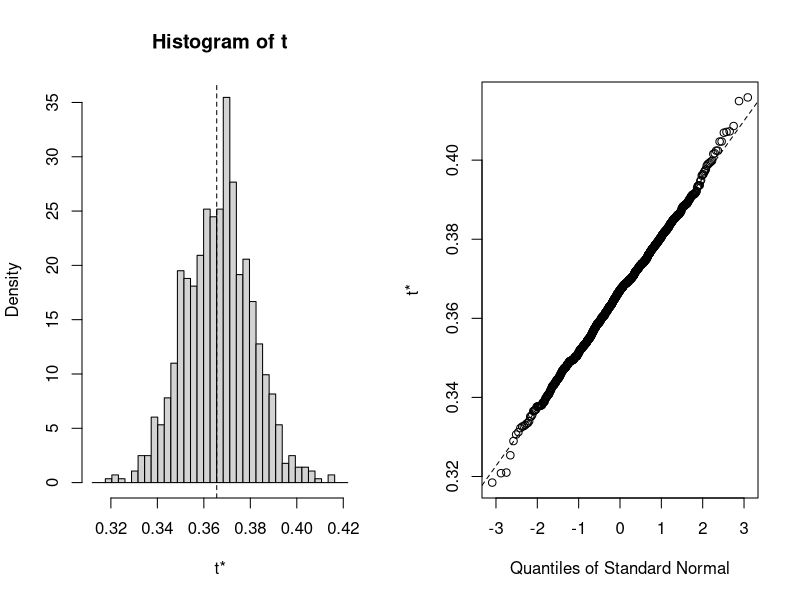

Recreate this plot in R. (Note: a time limit stopped this script after it produced the figure.)
#pca
setwd("~/shots")
library(tidyverse)

shots <- read.csv(file = "shots.csv", header = TRUE, stringsAsFactors = F, fill = T)
# shots$r <- sqrt(shots$shot_x^2 + shots$shot_y^2)
# 
# #22 feet to corner, 23.75 feet on arc
# ll <- sqrt(23.75^2 - 22^2)
# shots$is.three <- ((shots$shot_y < ll) & (shots$shot_x > 22)) | (shots$r >= 23.75)
# 
# threepointpct <- mean(shots$made[shots$is.three == T])
# threepointpct
# twopointfgpct <- mean(shots$made[shots$is.three == F])
# twopointfgpct


shots$made <- as.factor(shots$made)



set.seed(101)
split <- sample(nrow(shots), 7000)
# 
train <- shots[split,]
test <- shots[-split,]
library(boot)  

logit.bootstrap <- function(data, indices) {
  
  d <- data[indices, ]
  fit <- glm(made ~ . , data = d, family = 'binomial')
  please <- predict(fit, newdata = test, type = 'response', interval = "confidence")
  return(please)
}

set.seed(12345) 
logit.boot <- boot(data=train,  statistic = logit.bootstrap, R=1000) # 10'000 samples


plot(logit.boot)
ted <- boot.ci(logit.boot, conf = .95, type = "bca")



p <- data.frame(made  = c(0))
j <- 0
for(i in logit.boot$t0){
  j <- j + 1
  if(i > .5){
    p[j, 'made'] <- 1
  }
  else{

    p[j, 'made'] <- 0
  }
}
table(test[,1], p$made)
mean(test[,'made'] == p$made)
